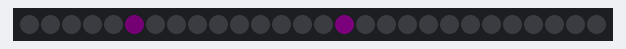
Simulated run of this sketch. Board: Arduino Uno, built with avr-gcc and run on an emulated ATmega328P. Parts: 28 RGB LEDs in strip order, left to right. Dim RGB values are drawn brighter than linear; random numbers use the default seed unless the sketch sets one.

Above: at 7.04 s.
At 11.22 s:
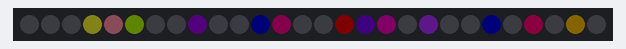
At 15.14 s:
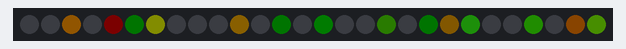
At 23.18 s:
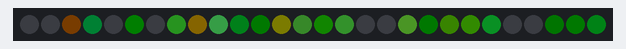
At 31.44 s:
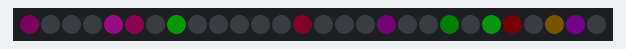
At 39.57 s:
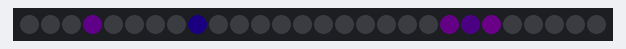

The sketch:

aatemplate.ino
```cpp
#include "FastLED.h"                                          // FastLED library.

#define qsubd(x, b) ((x>b)?b:0)                               // Clip. . . . A digital unsigned subtraction macro. if result <0, then x=0. Otherwise, x=b.
#define qsuba(x, b) ((x>b)?x-b:0)                             // Level shift. . . Unsigned subtraction macro. if result <0, then x=0. Otherwise x=x-b.

// Fixed definitions cannot change on the fly.
#define LED_DT 0                                              // Data pin to connect to the strip.
#define LED_CK 1                                              // Clock pin for WS2801 or APA102.
#define COLOR_ORDER BGR                                       // It's GRB for WS2812 and BGR for APA102.
#define LED_TYPE APA102                                       // Using APA102, WS2812, WS2801. Don't forget to change LEDS.addLeds.
#define NUM_LEDS 28                                           // Number of LED's.

// Global variables can be changed on the fly.
uint8_t max_bright = 64;                                     // Overall brightness definition. It can be changed on the fly.
struct CRGB leds[NUM_LEDS];                                   // Initialize our LED array.

// Palette definitions
CRGBPalette16 currentPalette;
CRGBPalette16 targetPalette;
TBlendType    currentBlending;                                // NOBLEND or LINEARBLEND

// Define variables used by the sequences.
int      twinkrate = 100;                                     // The higher the value, the lower the number of twinkles.
uint8_t  thisdelay =  10;                                     // A delay value for the sequence(s).
uint8_t   thisfade =   8;                                     // How quickly does it fade? Lower = slower fade rate.
uint8_t    thishue =  50;                                     // The hue.
uint8_t    thissat = 255;                                     // The saturation, where 255 = brilliant colours.
uint8_t    thisbri = 255;                                     // Brightness of a sequence.
bool       randhue =   1;                                     // Do we want random colours all the time? 1 = yes.

void setup() {
  LEDS.addLeds<LED_TYPE, LED_DT, LED_CK, COLOR_ORDER>(leds, NUM_LEDS);  // Set up APA102 leds

  currentBlending = LINEARBLEND;

  FastLED.setBrightness(max_bright);
  FastLED.setMaxPowerInVoltsAndMilliamps(5, 500);               // FastLED Power management set at 5V, 500mA.
}

void loop () {

  ChangeMe();                                                 // Check the demo loop for changes to the variables.

  EVERY_N_MILLISECONDS(100) {
    uint8_t maxChanges = 24;
    nblendPaletteTowardPalette(currentPalette, targetPalette, maxChanges);   // AWESOME palette blending capability.
  }

  EVERY_N_MILLISECONDS(thisdelay) {                           // FastLED based non-blocking delay to update/display the sequence.
    twinkle();
  }

  EVERY_N_MILLISECONDS(5000) {                                        // Change the target palette to a random one every 5 seconds.
    static uint8_t baseC = random8();                         // You can use this as a baseline colour if you want similar hues in the next line.
    targetPalette = CRGBPalette16(CHSV(random8(), 255, random8(128,255)), CHSV(random8(), 255, random8(128,255)), CHSV(random8(), 192, random8(128,255)), CHSV(random8(), 255, random8(128,255)));
  }

  FastLED.show();
}

void twinkle() {
  if (random8() < twinkrate) leds[random16(NUM_LEDS)] += ColorFromPalette(currentPalette, (randhue ? random8() : thishue), 255, currentBlending);
  fadeToBlackBy(leds, NUM_LEDS, thisfade);
}

void ChangeMe() {                                             // A time (rather than loop) based demo sequencer. This gives us full control over the length of each sequence.
  uint8_t secondHand = (millis() / 1000) % 10;                // IMPORTANT!!! Change '15' to a different value to change duration of the loop.
  static uint8_t lastSecond = 99;                             // Static variable, means it's only defined once. This is our 'debounce' variable.
  if (lastSecond != secondHand) {                             // Debounce to make sure we're not repeating an assignment.
    lastSecond = secondHand;
    switch(secondHand) {
      case 0: thisdelay = 10; randhue = 1; thissat=255; thisfade=8; twinkrate=150; break;  // You can change values here, one at a time , or altogether.
      case 5: thisdelay = 100; randhue = 0;  thishue=random8(); thisfade=2; twinkrate=20; break;
      case 10: break;
    }
  }
}
```
